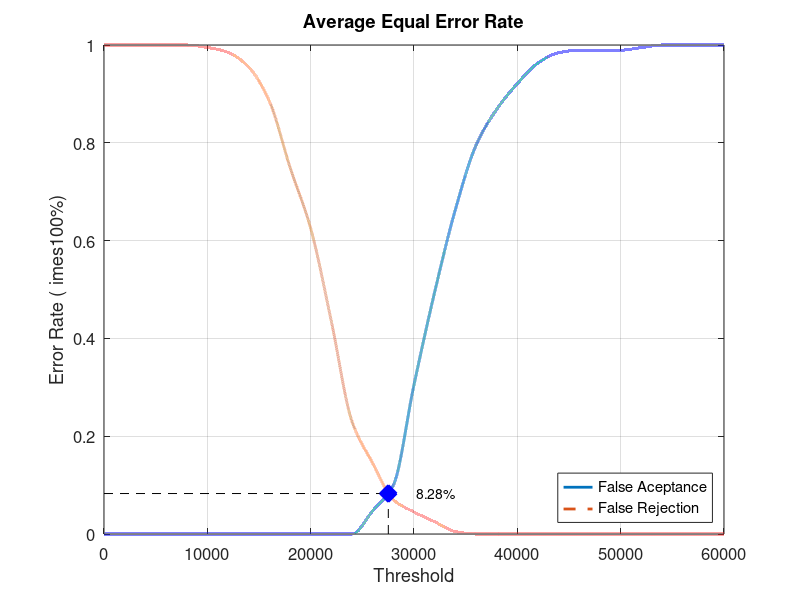
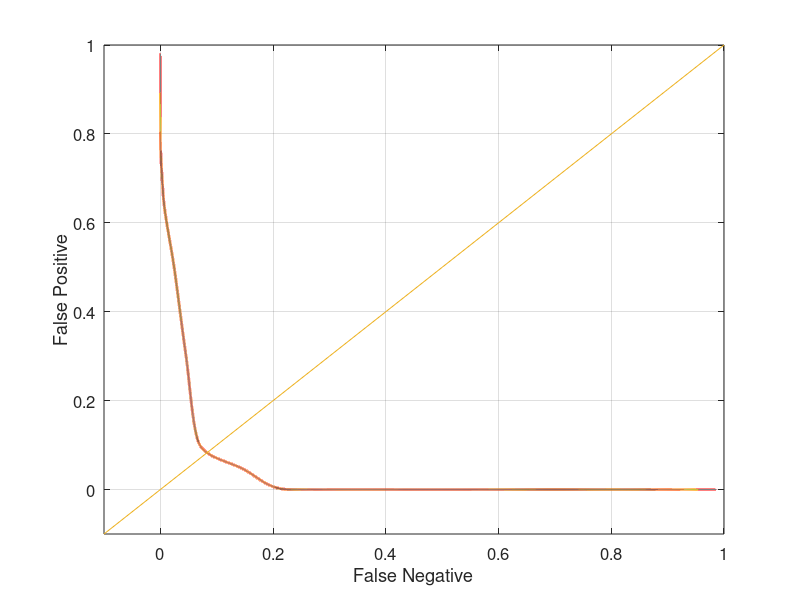

MATLAB code to generate these figures, in order:
close all;
clear;
clc;
x = 0:2000:60000;
xq = 0:0.5:60000;

y0 = [0 0 0 0 0 0 0 0 0 0 0 0 0 0.0473684 0.1 0.305263 0.494737 0.663158 0.794737 0.868421 0.921053 0.963158 0.984211 0.989474 0.989474 0.989474 0.994737 1 1 1 1]
yy0 = interp1(x, y0, xq, 'pchip');
y1 = [1 1 1 1 1 0.995 0.985 0.955 0.885 0.75 0.625 0.435 0.23 0.145 0.07 0.045 0.025 0.005 0 0 0 0 0 0 0 0 0 0 0 0 0]
yy1 = interp1(x, y1, xq, 'pchip');

% Calculating EER: 
y2 = abs(y0 - y1);
find(y2 == min(y2))
yy2 = abs(yy0 - yy1);
xEER = find(yy2 == min(yy2));
xEERIndex = xq(xEER) % X-axis EER
yEER = yy0(xEER) % Y-axis EER

main = figure
plot(xq, yy0,'-','LineWidth', 2);	hold on
plot(xq, yy1,'--','LineWidth', 2);	hold on
plot([xEERIndex xEERIndex], [0 yEER], 'k--');	hold on
plot([0 xEERIndex], [yEER yEER], 'k--');	hold on
plot(xEERIndex, yEER, 'bx', 'LineWidth', 10);	hold on
text(xEERIndex + 10 * xEERIndex / 100, yEER, [num2str(round((10000 * yEER)) / 100) '%'])
legend('False Aceptance', 'False Rejection', 'Location', 'SouthEast')
xlabel('Threshold')
ylabel('Error Rate (	imes100%)')
title('Average Equal Error Rate')
set(gca, 'FontSize', 12)
axis([0 60000 0 1])
grid on

print(main, 'Database2_1Main', '-dpng');
FNRxFPR = figure('Color', [1 1 1]);
plot(yy1, yy0, '-', yy1, yy0, 'LineWidth', 2);
hold on
y = -0.1:0.1:1
plot(y, y); 
set(gca, 'FontSize', 12)
xlabel('False Negative')
ylabel('False Positive')
axis([-0.1 1 -0.1 1])
set(gca, 'FontSize', 12)
grid on

print(FNRxFPR, 'Database2_1FNRxFPR','-dpng');
